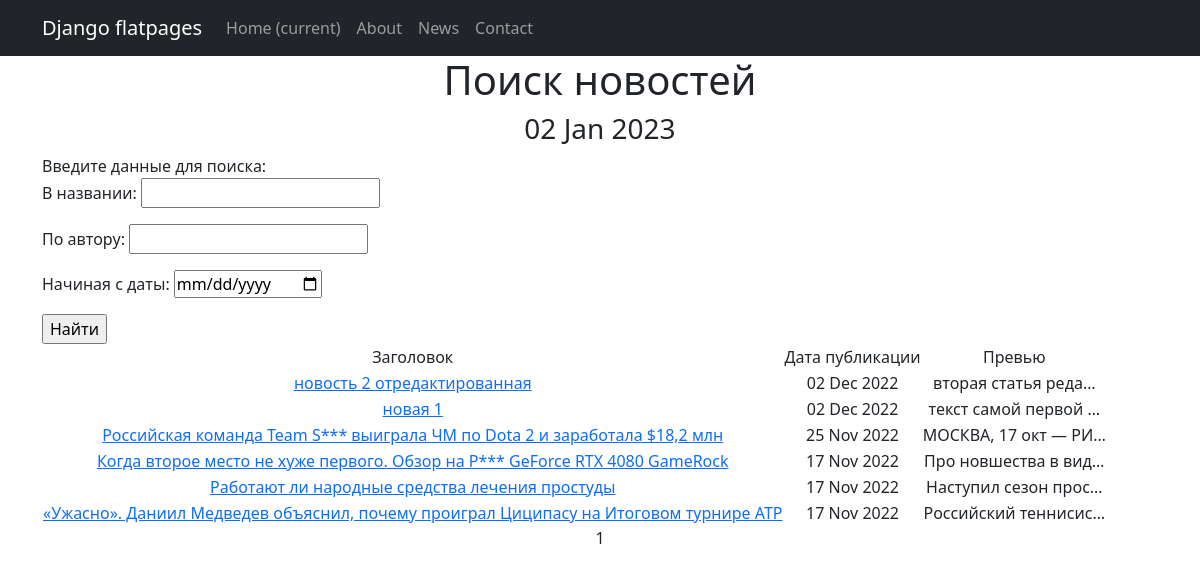
Page /newspaper/search on the earlier database version.
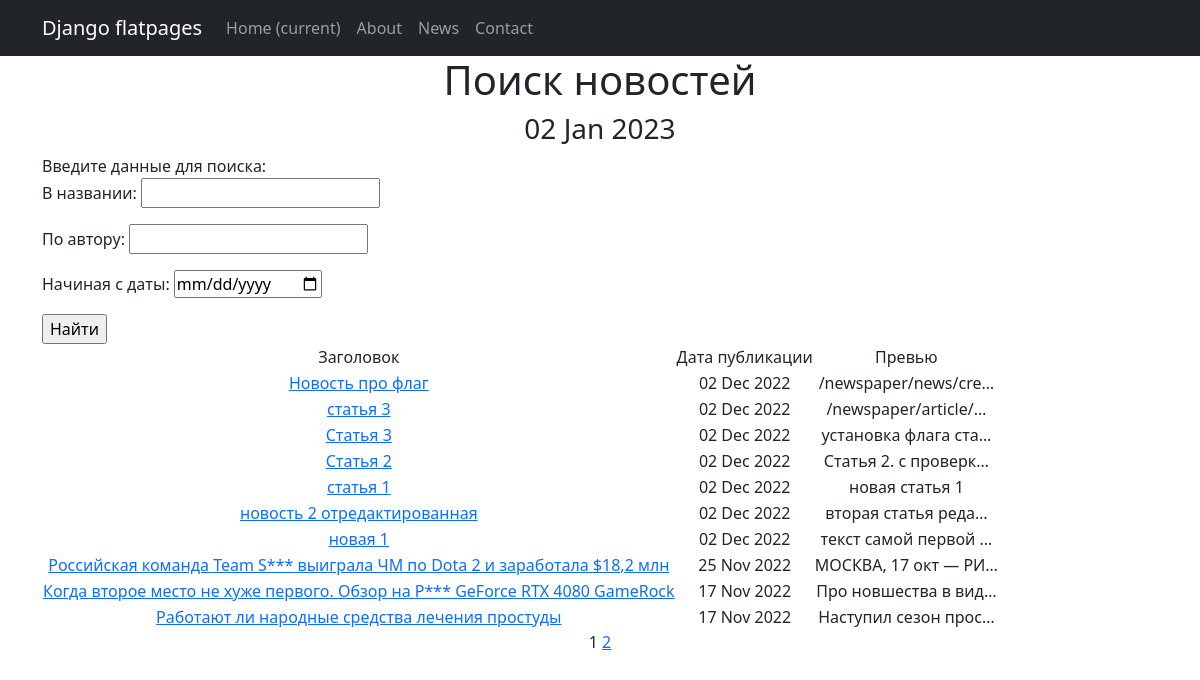
Same page on the later database version.
### news_app/models.py (models this page shows, shortened)
class Post(models.Model):
    date_time_in = models.DateTimeField(auto_now_add=True)
    is_news = models.BooleanField(default=True)  # True - новость, False - статья
    title = models.CharField(max_length=255)
    text = models.TextField()
    rating = models.IntegerField(default=0)
    author = models.ForeignKey('Author', on_delete=models.CASCADE)
    category = models.ManyToManyField('Category', through='PostCategory')

### news_app/views.py (the view)
# urls.py: path('search', PostSearchList.as_view(), name='news_search'),
class PostSearchList(ListView):
    model = Post
    ordering = '-date_time_in'
    template_name = 'news_search.html'
    context_object_name = 'news_list'
    paginate_by = 10
    def get_queryset(self):
        queryset = super().get_queryset()
        self.filterset = PostFilter(self.request.GET, queryset)
        return self.filterset.qs
    def get_context_data(self, **kwargs):
        context = super().get_context_data(**kwargs)
        context['filterset'] = self.filterset
        return context

### news_app/templatetags/custom_filters.py (called while the page is built)
@register.filter()
def censor(value):
   try:
      if not isinstance(value, str):
         raise CensorException("Error: is not a text")
      for word in CENSORED_WORDS:
         if word in value:
            value = value.replace(word, word[:1]+"***")
         if word.capitalize() in value:
            value = value.replace(word.capitalize(), word.capitalize()[:1]+"***")
      return value
   except CensorException as e:
      print (e)

### news_app/templatetags/custom_tags.py (called while the page is built)
@register.simple_tag()
def current_time(format_string='%b %d %Y'):
   return datetime.utcnow().strftime(format_string)

@register.simple_tag(takes_context=True)
def url_replace(context, **kwargs):
   d = context['request'].GET.copy()
   for k, v in kwargs.items():
       d[k] = v
   return d.urlencode()

### templates/news_search.html (shortened to what this page needs)
{% extends 'flatpages/default.html' %}
{% load custom_filters %}
{% load custom_tags %}
{% block content %}
   <h1>Поиск новостей</h1>
    <h3>{% current_time '%d %b %Y' %}</h3>
   <div align="left">
       Введите данные для поиска:
        <form action="" method="get">
           {{ filterset.form.as_p }}
           <input type="submit" value="Найти" />
       </form>
   </div>
   {% if news_list %}
       <table>
           <tr>
               <td>Заголовок</td>
               <td>Дата публикации</td>
               <td>Превью</td>
           </tr>
           {% for news in news_list %}
           <tr>
               <td><a href="{{ news.id }}">{{ news.title|censor }}</a></td>
               <td>{{ news.date_time_in | date:'d M Y' }}</td>
               <td>{{ news.text | truncatechars:20 }}</td>
           </tr>
           {% endfor %}
       </table>
   {% else %}
       <h2>Новостей нет!</h2>
   {% endif %}
   {{ page_obj.number }}
   {% if page_obj.has_next %}
       <a href="?{% url_replace page=page_obj.next_page_number %}">{{ page_obj.next_page_number }}</a>
   {% endif %}
{% endblock content %}

Differences in the rows shown:
no longer on this page (row unchanged): Post: title|censor "«Ужасно». Даниил Медведев объяснил, почему проиграл Циципасу на Итоговом турнире ATP", date_time_in "17 Nov 2022", text "Российский теннисис…"
added Post: title|censor "Новость про флаг", date_time_in "02 Dec 2022", text "/newspaper/news/cre…"
added Post: title|censor "статья 3", date_time_in "02 Dec 2022", text "/newspaper/article/…"
added Post: title|censor "Статья 3", date_time_in "02 Dec 2022", text "установка флага ста…"
added Post: title|censor "Статья 2", date_time_in "02 Dec 2022", text "Статья 2. с проверк…"
added Post: title|censor "статья 1", date_time_in "02 Dec 2022", text "новая статья 1"
Other differences:
{{ page_obj.next_page_number }}: (not shown) → "2"
